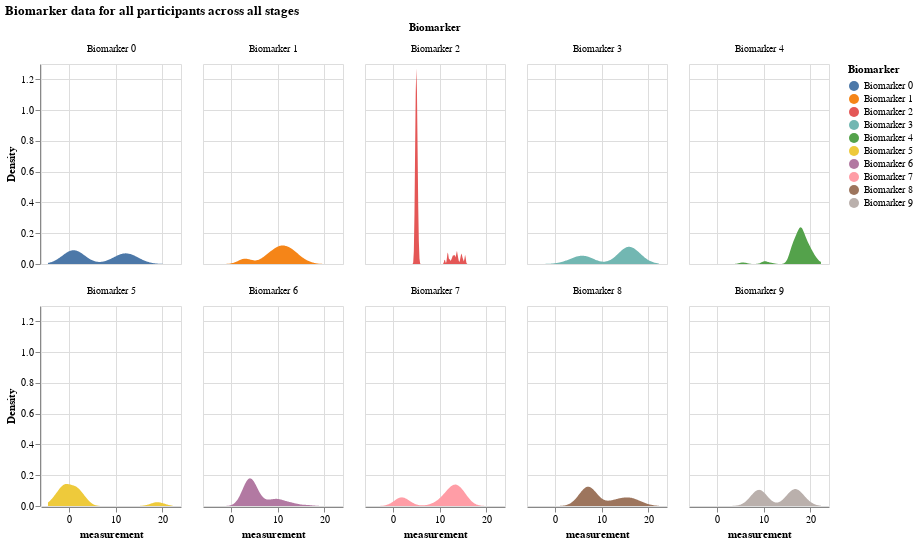

Source (notebook cell):
### Markdown cell above
## Visualizing simulated results

With the above data structure, we can visualize the following data:

- Distribution of all biomarker values by biomarker
- Distribution of all biomarker values when the participant is at a certain disease stage
- Comparing a certain biomarker data 
- A certain participant's data

### Distribution of all biomarker values by biomarker

### Code cell
df = pd.DataFrame(X, columns = [f"Biomarker {i}" for i in range(N)])

# make this dataframe wide to long 
df_long = df.melt(var_name = "Biomarker", value_name="Value")

# exapand the value column into a dataframe
values_df = df_long['Value'].apply(pd.Series)
values_df.columns = ['participant', 'measurement', 'k_j', 'S_n', 'affected_or_not']

# join values_df with df_long
df_expanded = df_long.drop('Value', axis = 1).join(values_df)

alt.Chart(df_expanded).transform_density(
    'measurement',
    as_=['measurement', 'Density'],
    groupby=['Biomarker']
).mark_area().encode(
    x="measurement:Q",
    y="Density:Q",
    facet = alt.Facet(
        "Biomarker:N",
        columns = 5
    ),
    color=alt.Color(
        'Biomarker:N'
    )
).properties(
    width= 140,
    height = 200,
).properties(
    title='Biomarker data for all participants across all stages'
)

### Figure 1 — Vega-Lite specification as saved in the notebook (floating-point values rounded to 4 significant figures; data arrays with more than 128 entries replaced by an {"elided": "..."} marker saying what was removed)
{"config": {"view": {"continuousWidth": 300, "continuousHeight": 300}}, "data": {"name": "data-142fc5bcd327cb8671fca880eb57cb4e"}, "mark": {"type": "area"}, "encoding": {"color": {"field": "Biomarker", "type": "nominal"}, "facet": {"columns": 5, "field": "Biomarker", "type": "nominal"}, "x": {"field": "measurement", "type": "quantitative"}, "y": {"field": "Density", "type": "quantitative"}}, "height": 200, "title": "Biomarker data for all participants across all stages", "transform": [{"density": "measurement", "groupby": ["Biomarker"], "as": ["measurement", "Density"]}], "width": 140, "$schema": "https://vega.github.io/schema/vega-lite/v5.16.3.json", "datasets": {"data-142fc5bcd327cb8671fca880eb57cb4e": {"elided": "1000 records"}}}
